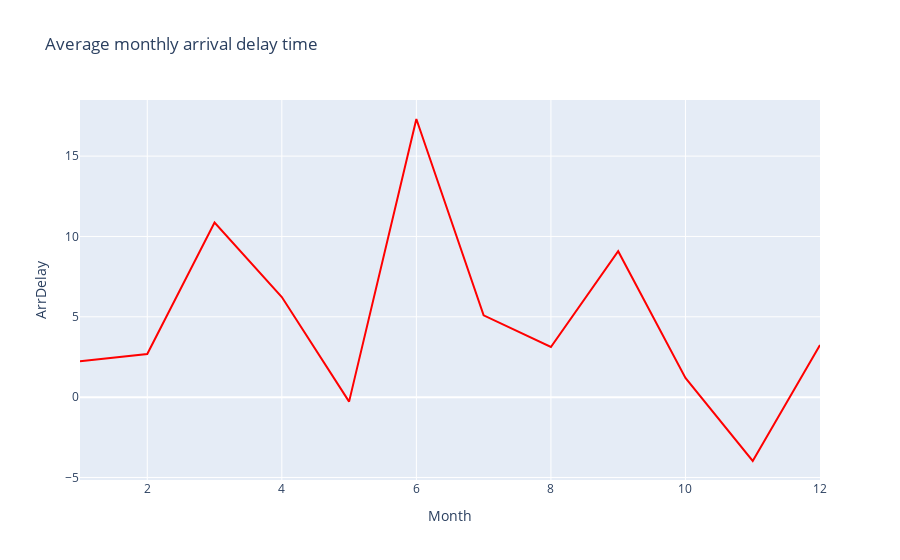

The notebook cell saved with this chart:
### Markdown cell above
#### To do:

*   Create a line plot with x-axis being the month and y-axis being computed average delay time. Update plot title,\
    xaxis, and yaxis title.

*   Hint: Scatter and line plot vary by updating mode parameter.

### Code cell
# Create line plot here

# First we create a figure using go
line_plot = go.Figure(data=go.Scatter(x=line_data['Month'], y=line_data['ArrDelay'], mode='lines', marker=dict(color='red')))
# Updating layout through `update_layout`. Here we are adding title to the plot and providing title to x and y axis.
line_plot.update_layout(title='Average monthly arrival delay time', xaxis_title='Month', yaxis_title='ArrDelay')
# Display the figure
line_plot.show()

### Figure 1 — Plotly figure (JSON) as saved in the notebook; plotly's stock layout.template omitted (floating-point values rounded to 4 significant figures)
{"data": [{"marker": {"color": "red"}, "mode": "lines", "type": "scatter", "x": [1, 2, 3, 4, 5, 6, 7, 8, 9, 10, 11, 12], "y": [2.233, 2.688, 10.87, 6.229, -0.2791, 17.31, 5.089, 3.122, 9.081, 1.2, -3.975, 3.241]}], "layout": {"autosize": true, "title": {"text": "Average monthly arrival delay time"}, "xaxis": {"autorange": true, "range": [1, 12], "title": {"text": "Month"}, "type": "linear"}, "yaxis": {"autorange": true, "range": [-5.158, 18.49], "title": {"text": "ArrDelay"}, "type": "linear"}}}
